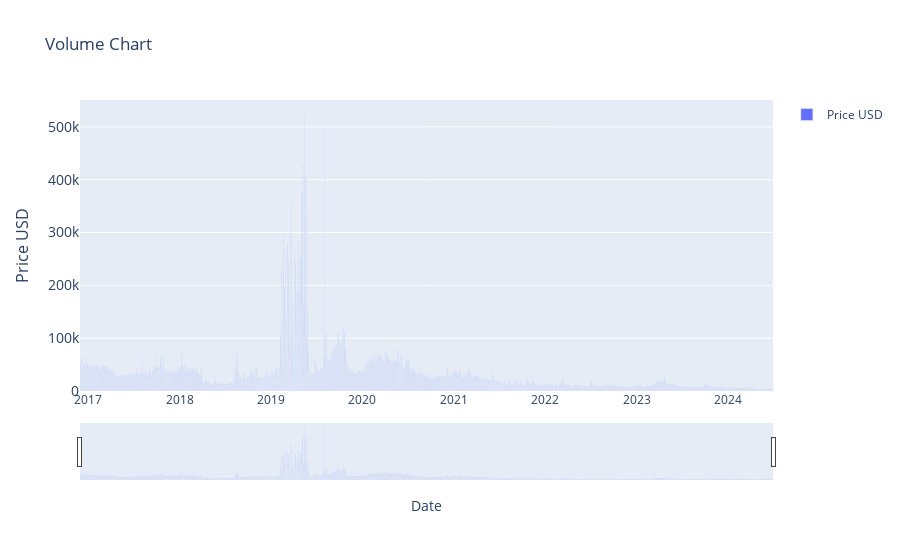

Notebook code for this chart:
### Markdown cell above
### Volume Indicatior (1)

### Code cell
# > Volume Indicatior (1)

import plotly.graph_objects as go
import pandas as pd
from ipywidgets import interact, DatePicker
import numpy as np

# renames current item to df
df = current_item.copy()

# Function to update the graph based on the selected date range
def update_graph_1(start_date, end_date):
    # Filtering the data based on the date range
    mask = (df.index >= pd.to_datetime(start_date)) & (df.index <= pd.to_datetime(end_date))
    filtered_data = df.loc[mask]

    # Creating the plot
    fig = go.Figure()
    fig.add_trace(go.Bar(x=filtered_data.index, y=filtered_data['volume'], name='Price USD'))

    # Formatting
    fig.update_layout(
        title='Volume Chart',
        xaxis_title='Date',
        yaxis_title='Price USD',
        yaxis=dict(
            title='Price USD',
            titlefont_size=16,
            tickfont_size=14,
        ),
        xaxis=dict(  # Added lines for range slider
            rangeslider=dict(
                visible=True
            ),
            type="date"
        ),
        showlegend=True
    )

    fig.show()


# Creating interactive widgets for date selection
start_date_picker = DatePicker(description='Start Date', value=START_DATE)
end_date_picker = DatePicker(description='End Date', value=END_DATE)

# Display the interactive widget
interact(update_graph_1, start_date=start_date_picker, end_date=end_date_picker)

### Figure 1 — Plotly figure (JSON) as saved in the notebook; plotly's stock layout.template omitted (floating-point values rounded to 4 significant figures; data arrays with more than 128 entries replaced by an {"elided": "..."} marker saying what was removed)
{"data": [{"name": "Price USD", "type": "bar", "x": {"elided": "2769 str values"}, "y": {"elided": "2769 int values"}}], "layout": {"showlegend": true, "title": {"text": "Volume Chart"}, "xaxis": {"rangeslider": {"visible": true}, "title": {"text": "Date"}, "type": "date"}, "yaxis": {"tickfont": {"size": 14}, "title": {"font": {"size": 16}, "text": "Price USD"}}}}
